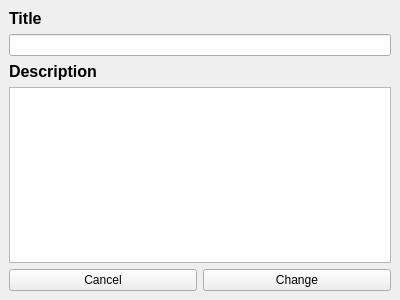
<?xml version="1.0" encoding="UTF-8"?>
<ui version="4.0">
 <class>change_dialog</class>
 <widget class="QMainWindow" name="change_dialog">
  <property name="geometry">
   <rect>
    <x>0</x>
    <y>0</y>
    <width>400</width>
    <height>300</height>
   </rect>
  </property>
  <property name="windowTitle">
   <string>item_dialog</string>
  </property>
  <widget class="QWidget" name="centralwidget">
   <layout class="QGridLayout" name="gridLayout_2">
    <item row="1" column="2">
     <layout class="QVBoxLayout" name="verticalLayout">
      <item>
       <widget class="QLabel" name="label_title">
        <property name="sizePolicy">
         <sizepolicy hsizetype="MinimumExpanding" vsizetype="Minimum">
          <horstretch>0</horstretch>
          <verstretch>0</verstretch>
         </sizepolicy>
        </property>
        <property name="font">
         <font>
          <pointsize>12</pointsize>
          <bold>true</bold>
         </font>
        </property>
        <property name="frameShape">
         <enum>QFrame::NoFrame</enum>
        </property>
        <property name="frameShadow">
         <enum>QFrame::Sunken</enum>
        </property>
        <property name="lineWidth">
         <number>3</number>
        </property>
        <property name="midLineWidth">
         <number>3</number>
        </property>
        <property name="text">
         <string>Title</string>
        </property>
        <property name="textFormat">
         <enum>Qt::AutoText</enum>
        </property>
       </widget>
      </item>
      <item>
       <widget class="QLineEdit" name="lineEdit">
        <property name="alignment">
         <set>Qt::AlignLeading|Qt::AlignLeft|Qt::AlignTop</set>
        </property>
        <property name="dragEnabled">
         <bool>true</bool>
        </property>
       </widget>
      </item>
      <item>
       <widget class="QLabel" name="label_description">
        <property name="sizePolicy">
         <sizepolicy hsizetype="Minimum" vsizetype="Minimum">
          <horstretch>0</horstretch>
          <verstretch>0</verstretch>
         </sizepolicy>
        </property>
        <property name="font">
         <font>
          <pointsize>12</pointsize>
          <bold>true</bold>
         </font>
        </property>
        <property name="text">
         <string>Description</string>
        </property>
       </widget>
      </item>
      <item>
       <widget class="QTextEdit" name="textEdit">
        <property name="lineWidth">
         <number>3</number>
        </property>
        <property name="midLineWidth">
         <number>3</number>
        </property>
       </widget>
      </item>
      <item>
       <layout class="QHBoxLayout" name="horizontalLayout">
        <item>
         <widget class="QPushButton" name="button_cancel">
          <property name="text">
           <string>Cancel</string>
          </property>
         </widget>
        </item>
        <item>
         <widget class="QPushButton" name="button_change">
          <property name="text">
           <string>Change</string>
          </property>
         </widget>
        </item>
       </layout>
      </item>
     </layout>
    </item>
   </layout>
  </widget>
 </widget>
 <resources/>
 <connections/>
</ui>
